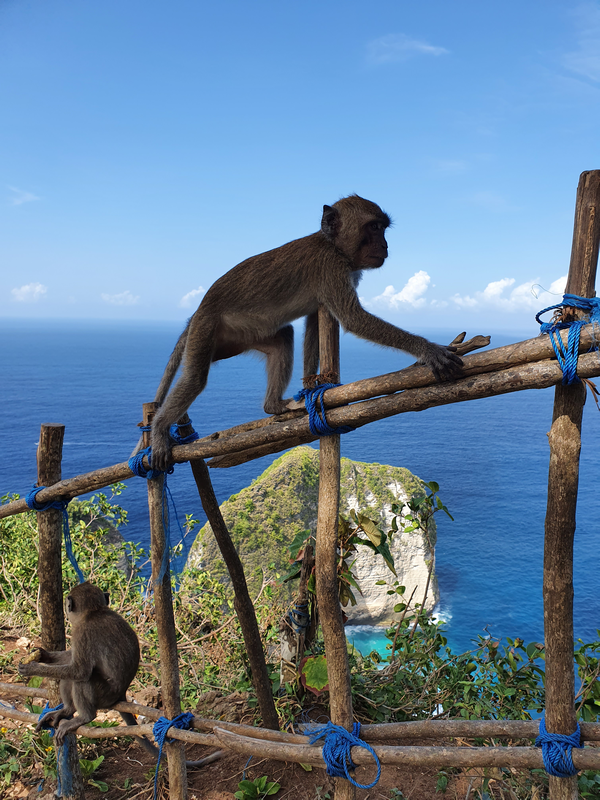
#> input picture ex6/data/NusaPenida.png, 600 x 800 px
$ jupyter execute ex6_1.ipynb
#> lines starting #> are read from the running program, lines starting #| are printed output that depends on the picture
[cell 1]
import matplotlib.pyplot as plt
import math
from skimage.transform import rotate
from skimage.transform import EuclideanTransform
from skimage.transform import SimilarityTransform
from skimage.transform import warp
from skimage.transform import swirl
from skimage import io

[cell 2]
# Utility function

def show_comparison(original, transformed, transformed_name):
    fig, (ax1, ax2) = plt.subplots(ncols=2, figsize=(8, 4), sharex=True,
                                   sharey=True)
    ax1.imshow(original)
    ax1.set_title('Original')
    ax1.axis('off')
    ax2.imshow(transformed)
    ax2.set_title(transformed_name)
    ax2.axis('off')
    io.show()

[cell 3]
# Open image
im_org = io.imread('data/NusaPenida.png')
#> im_org is the input picture: shape (800, 600, 3); mean R, G, B 102, 126.7, 148.3

[cell 4]
# Image rotation
# Angle in degrees, counter-clockwise
rotation_angle = 10
rotated_img = rotate(im_org, rotation_angle)
show_comparison(im_org, rotated_img, "Rotated image")
#> in show_comparison, `io.show()`:
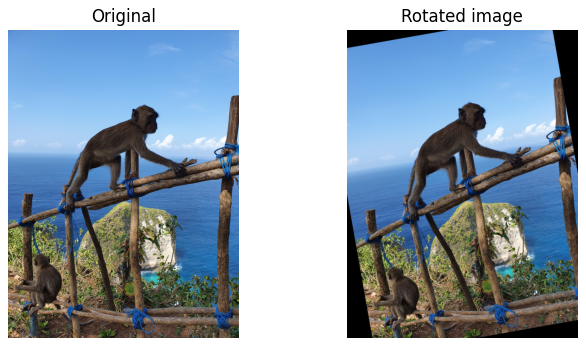
#> figure drawn by matplotlib, 2 panels

[cell 5]
# Rotation with a different center
rot_center = [0, 0]
rotated_img = rotate(im_org, rotation_angle, center=rot_center)
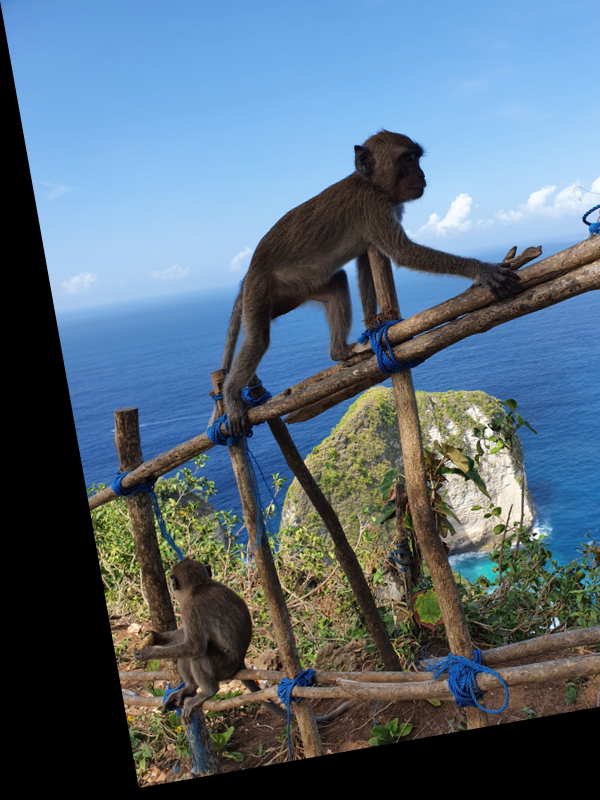
#> rotated_img: shape (800, 600, 3) float64; mean R, G, B 0.344, 0.419, 0.481
show_comparison(im_org, rotated_img, "Rotated image")
#> call 2 of show_comparison, with transformed_name = 'Rotated image'
#> in show_comparison (call 2), `io.show()`:
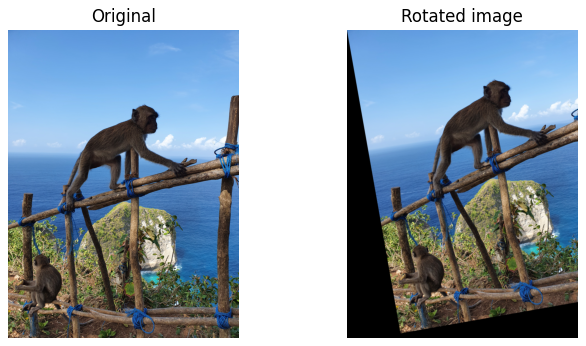
#> figure drawn by matplotlib, 2 panels

[cell 6]
# Rotation with background fill
rotated_img = rotate(im_org, rotation_angle, mode="reflect")
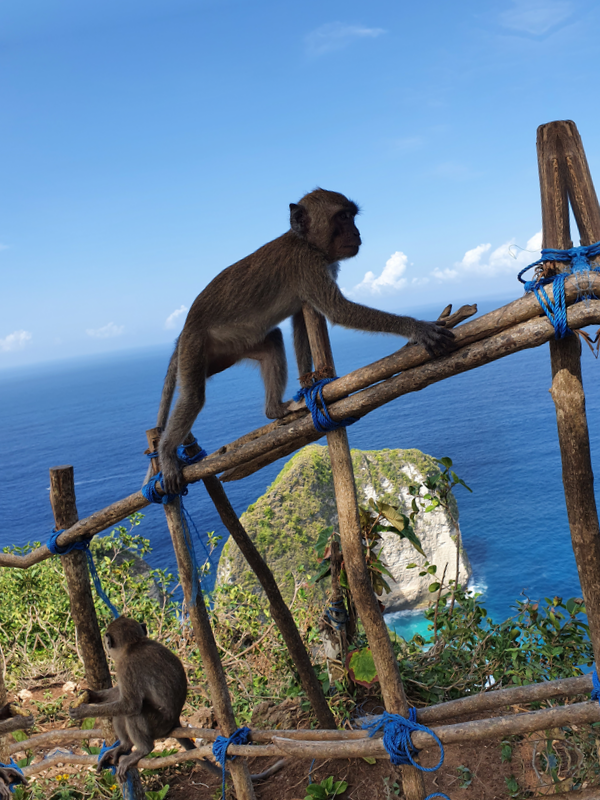
#> rotated_img: shape (800, 600, 3) float64; mean R, G, B 0.405, 0.497, 0.575
rotated_img_2 = rotate(im_org, rotation_angle, mode="wrap")
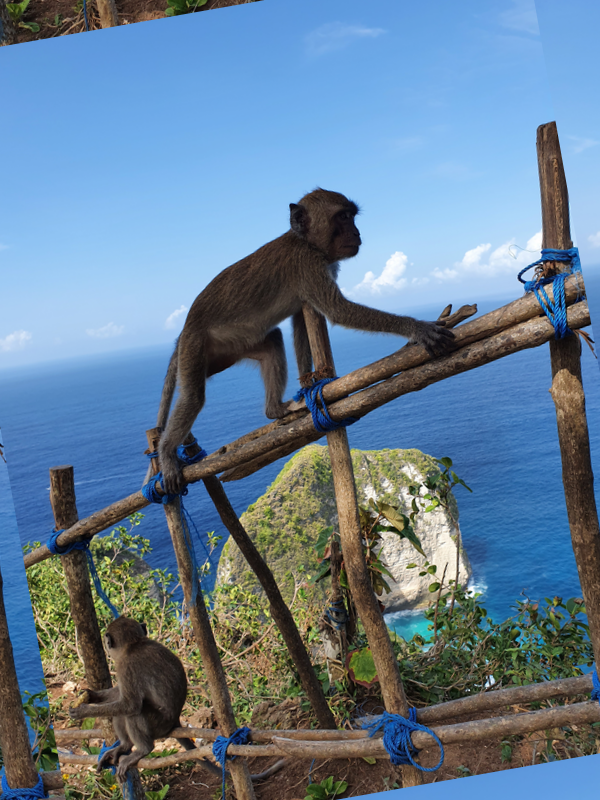
#> rotated_img_2: shape (800, 600, 3) float64; mean R, G, B 0.4, 0.497, 0.582
show_comparison(im_org, rotated_img, "Rotated image with reflect mode")
show_comparison(im_org, rotated_img_2, "Rotated image with wrap mode")

[cell 7]
# Rotation with cval
rotated_img = rotate(im_org, rotation_angle, mode="constant", cval=255)
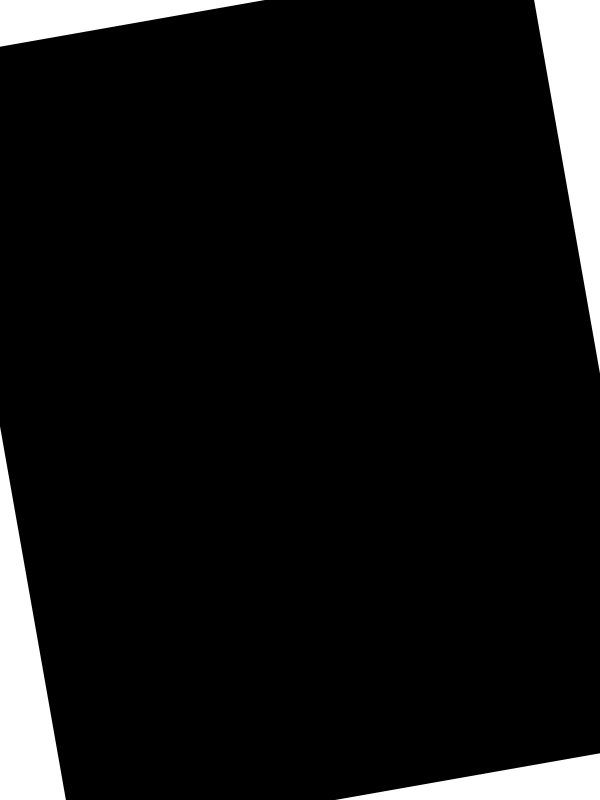
#> rotated_img: shape (800, 600, 3) float64; mean R, G, B 20, 20.1, 20.2
show_comparison(im_org, rotated_img, "Rotated image with constant mode")
#> in show_comparison (call 5), `io.show()`:
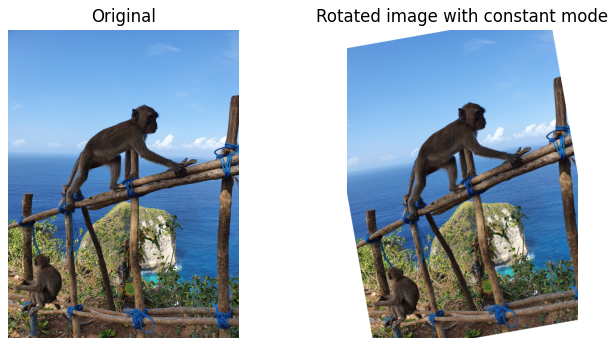
#> figure drawn by matplotlib, 2 panels

[cell 8]
# Rotation with automatic resize
rotated_img = rotate(im_org, rotation_angle, resize=True)
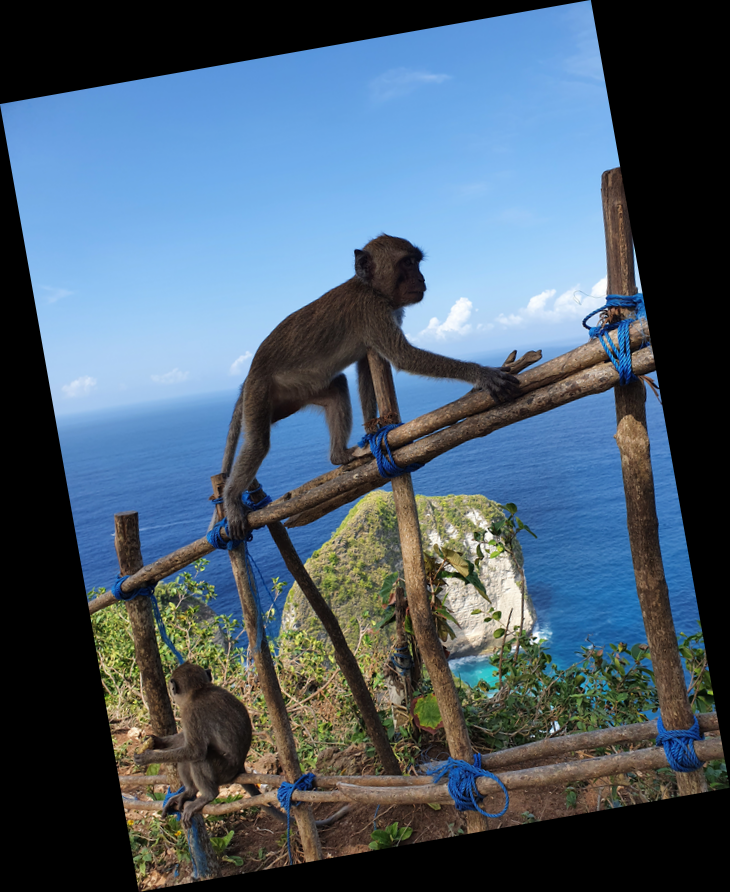
#> rotated_img: shape (892, 730, 3) float64; mean R, G, B 0.295, 0.366, 0.429
rotated_img_2 = rotate(im_org, rotation_angle, resize=True, cval=255)
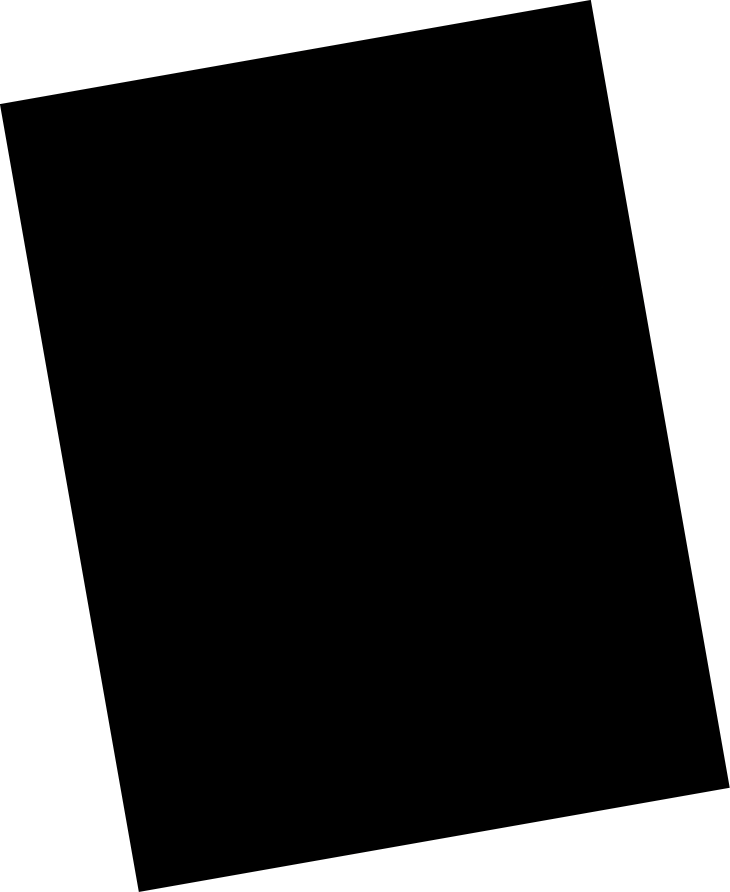
#> rotated_img_2: shape (892, 730, 3) float64; mean R, G, B 67.3, 67.4, 67.5
show_comparison(im_org, rotated_img, "Rotated image with resize")
show_comparison(im_org, rotated_img_2, "Rotated image with resize and cval")
#> in show_comparison (call 7), `io.show()`:
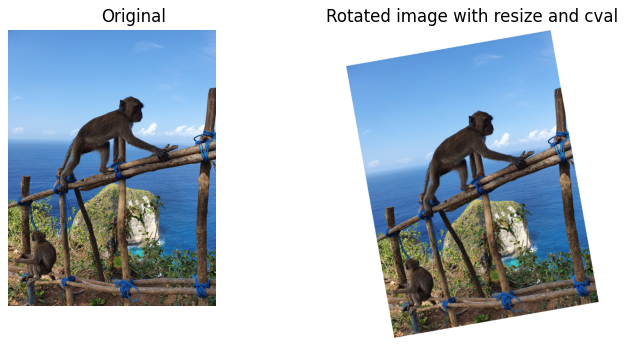
#> figure drawn by matplotlib, 2 panels

$ run again, with ex6/data/Hand1.jpg saved as ex6/data/NusaPenida.png
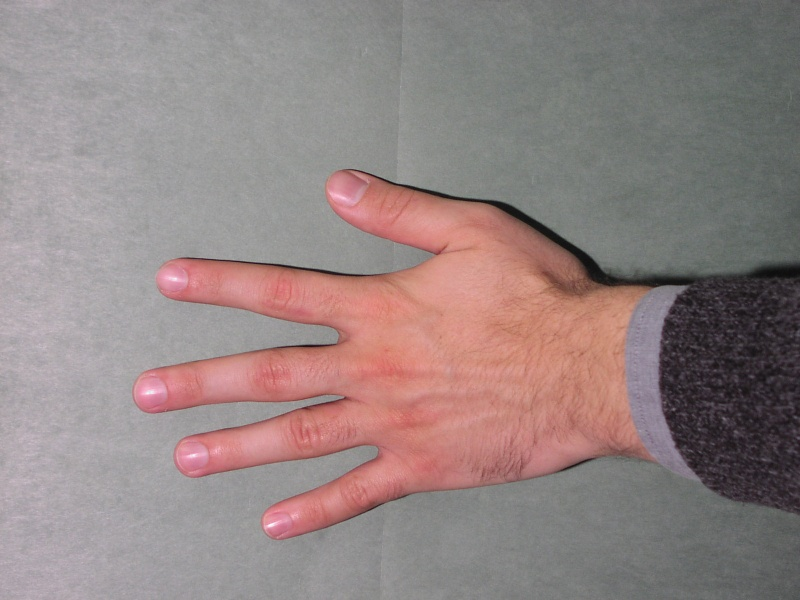
#> input picture ex6/data/Hand1.jpg, 800 x 600 px
#> im_org is the input picture: shape (600, 800, 3); mean R, G, B 147.3, 132, 130.8
#> `rotated_img_2 = rotate(im_org, rotation_angle, resize=True, cval=255)`:
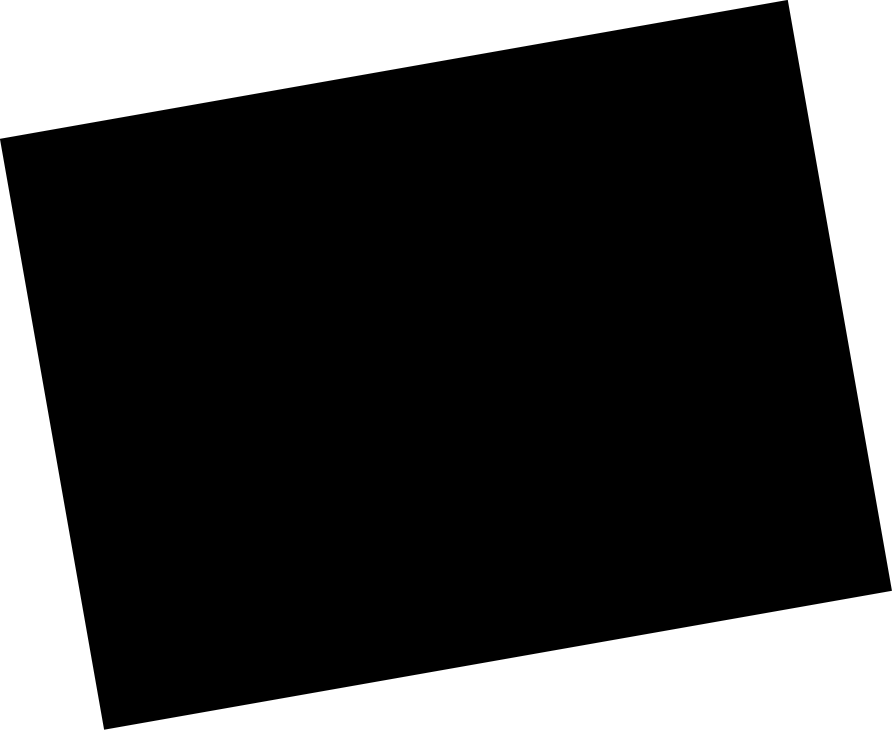
#> rotated_img_2: shape (730, 892, 3) float64; mean R, G, B 67.5, 67.4, 67.4
#> in show_comparison (call 7), `io.show()`:
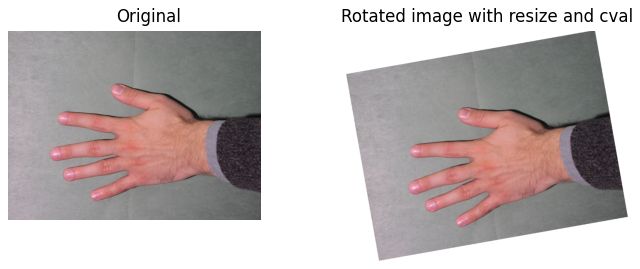
#> figure drawn by matplotlib, 2 panels
